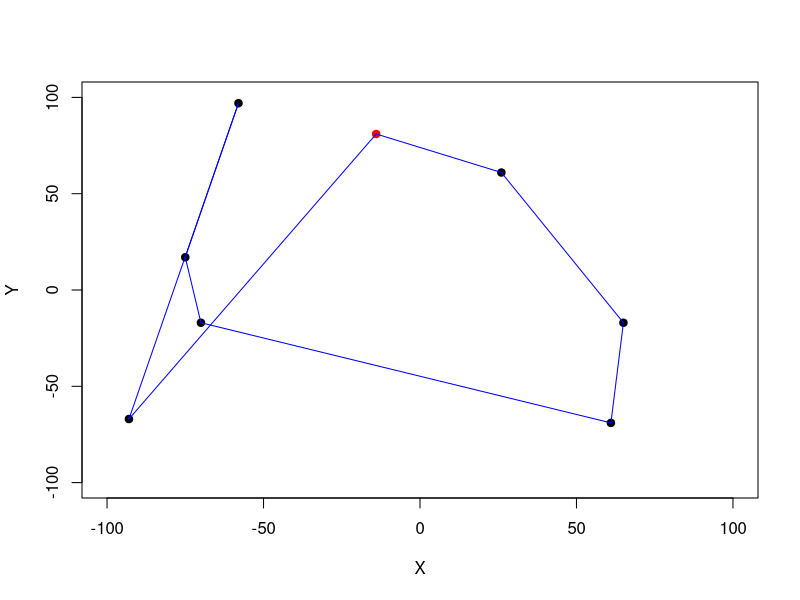
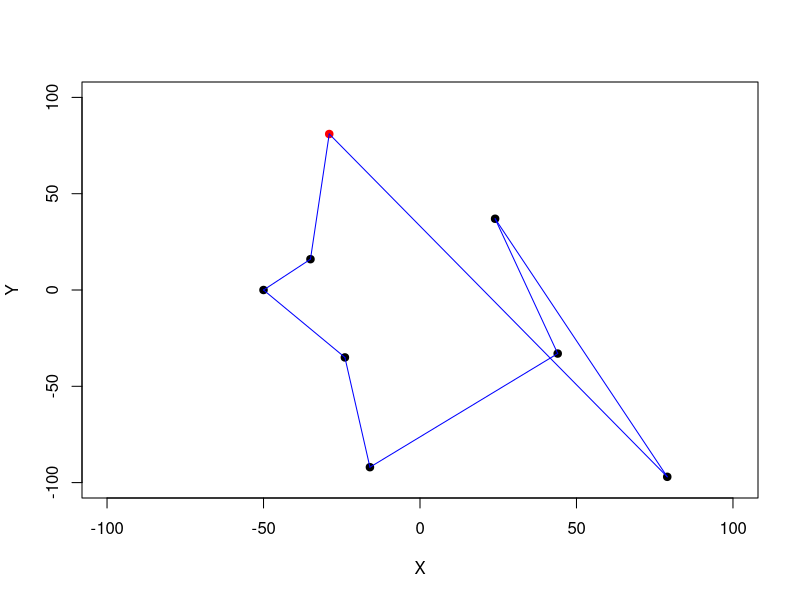
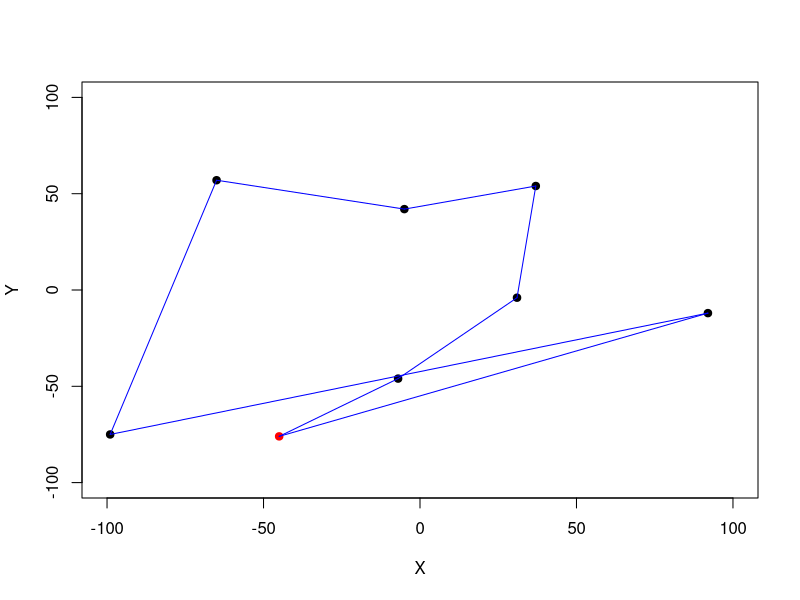
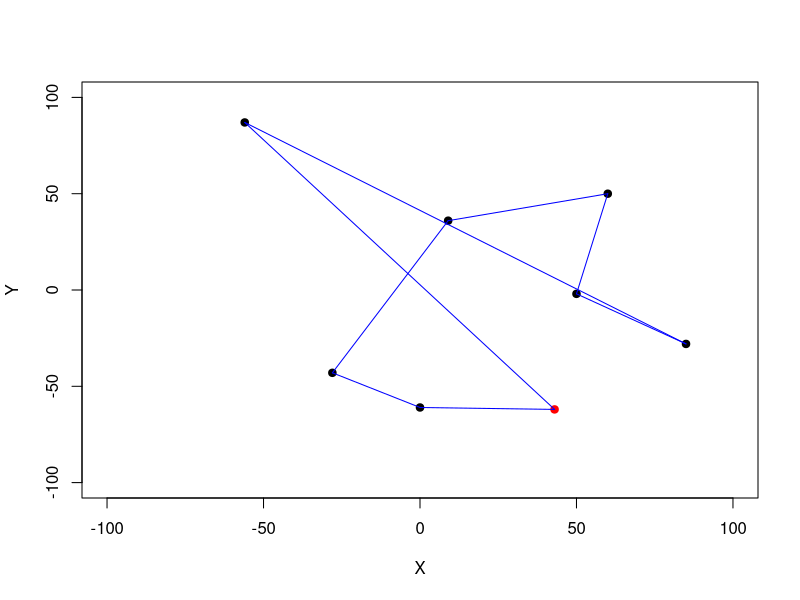

Here is the R script that generated these plots, in order: (Note: a time limit stopped this script after it produced the figures.)
library(gtools)

# 場所の最小値と最大値
MIN_Y = -100
MAX_Y = 100
MIN_X = -100
MAX_X = 100


# 総移動距離を計算する
# input: route: 順番
#        dist_matrix: 距離行列
# return: total_dist: 総移動距離
get_total_dist <- function(route, dist_matrix){
    total_dist <- 0.0
    n <- length(route)
    for(i in 1:(n-1)){
        total_dist <- total_dist + dist_matrix[route[i], route[i + 1]]
    }
    return(total_dist)
}


# 巡回セールスマン問題の「厳密」解を求める
# input: dist_matrix: 距離行列
# return: best_route: 巡回する順番
tsp_exact <- function(dist_matrix){
    n <- nrow(dist_matrix)   # 巡回数
    number_list = seq(2, n, 1)   # 1は最初と最後で決まっているので
    all_combination <- permutations(n=n-1, r=n-1, v=number_list)   # ライブラリで全組合せを列挙する
    best_total_dist <- 1e10
    best_route <- c()
    for(i in 1:nrow(all_combination)){
        route <- c(1, all_combination[i, ], 1)   # 最初と最後にスタート地点を入れておく
        total_dist <- get_total_dist(route, dist_matrix)
        if(best_total_dist > total_dist){
            best_total_dist <- total_dist
            best_route <- route
        }
    }

    return(best_route)
}


# 巡回セールスマン問題の「近似」解を求める
# input: dist_matrix: 距離行列
# return: best_route: 巡回する順番
tsp_approximate <- function(dist_matrix){
    n <- nrow(dist_matrix)   # 巡回数
    pos <- 1   # 今の場所
    visit_list <- c()   # 巡回したindexを入れておく
    while(length(visit_list) != n){
        best_index <- -1   # posから最も近い場所のindex
        best_dist <- 1e10   # posとの最短距離
        for(i in 1:n){
            # 最後以外でスタート地点に戻ることは許されない
            if(i == 1 && length(visit_list) != n - 1){
                next
            }

            # 既に訪れたなら無視する
            else if(i %in% visit_list){
                next
            }

            # 最短となるindexを計算
            else if(best_dist > dist_matrix[pos, i]){
                best_dist <- dist_matrix[pos, i]
                best_index <- i 
            }
        }

        # 状態を更新
        visit_list <- c(visit_list, best_index)
        pos <- best_index
    }

    best_route <- c(1, visit_list)   
    return(best_route)
}


# 乱数を生成する
# input: n: 場所数
# return: place_list: 場所のリスト
make_random_place_list <- function(n){
    ret = matrix(data=0, nrow=n, ncol=2)

    # 同じ地点が出てくる可能性もあるが、可能性は十分小さいので無視する
    for(i in 1:n){
        ret[i,1] <- sample(MIN_X:MAX_X, 1)
        ret[i,2] <- sample(MIN_Y:MAX_Y, 1)
    }
    return(ret)
}


# 距離行列を作る
# input: place_list: 場所のリスト
# return: matrix: 距離行列
make_dist_matrix <- function(place_list){
    n = nrow(place_list)
    ret = matrix(data=0, nrow=n, ncol=n)
    for(i in 1:n){
        for(j in 1:n){
            ret[i, j] <- sqrt((place_list[i, 1] - place_list[j, 1]) ^ 2 + (place_list[i, 2] - place_list[j, 2]) ^ 2)
        }
    }
    return(ret)
}


# 結果を可視化
# input: 
# return: 
visualize <- function(place_list, exact_route, approximate_route, episode, ratio){
    # 保存
    name <- paste0("fig/fig_", episode, "_ratio=", ratio, ".png")
    png(name)

    # 初期化
    plot(1, type = "n", xlim = c(MIN_X, MAX_X), ylim = c(MIN_Y, MAX_Y), xlab = "X", ylab = "Y")

    # 点を全て表示
    points(place_list[1, 1], place_list[1, 2], pch=19, col="red")   # スタート地点のみ違う色でポイントを打つ
    for(i in 2:nrow(place_list)){
        points(place_list[i, 1], place_list[i, 2], pch=19, col="black")
    }

    # 線で結ぶ
    for(i in 1:(length(exact_route)-1)){
        # lines(rbind(place_list[exact_route[i], ], place_list[exact_route[i+1], ]), col="red")   # 線が重なると見えなくなるので、消す
        lines(rbind(place_list[approximate_route[i], ], place_list[approximate_route[i+1], ]), col="blue")
    }

    dev.off()
}


# main ==========================================================================================

# パラメータの宣言
MAX_EPISODE <- 1000
N <- 8   # 巡回する数
set.seed(20230727)   # 再現性を確保するため乱数のシードを固定する

# 結果を格納するlistの宣言
exact_list <- c()   # 厳密解
approximate_list <- c()   # 近似解
approximate_ratio_list <- c()   # 近似率

# モンテカルロ
for(episode in 1:MAX_EPISODE){
    print(episode)

    # 場所をランダムに決定
    place_list <- make_random_place_list(N) 

    # 距離行列作成
    dist_matrix <- make_dist_matrix(place_list)

    # TSPを解き、結果を保存
    exact_route <- tsp_exact(dist_matrix)
    exact_score <- get_total_dist(exact_route, dist_matrix)
    approximate_route <- tsp_approximate(dist_matrix)
    approximate_score <- get_total_dist(approximate_route, dist_matrix)
    exact_list <- c(exact_list, exact_score)
    approximate_list <- c(approximate_list, approximate_score)
    approximate_ratio <- approximate_score / exact_score
    approximate_ratio_list <- c(approximate_ratio_list, approximate_ratio)

    # 近似比が大きかったものについて、結果を可視化する
    if(approximate_ratio > 1.35){
        visualize(place_list, exact_route, approximate_route, episode, approximate_ratio)
    }
}

# 確認用に結果を出力しておく
if(FALSE){
    print(length(exact_list))
    print(exact_list)
    cat("\n")
    print(length(approximate_list))
    print(approximate_list)
    cat("\n")
    print(length(approximate_ratio_list))
    print(approximate_ratio_list)
}

# 近似率の統計量
print(summary(approximate_ratio_list))

# 結果を可視化する
png("fig/hist.png")
plot(1)
hist(approximate_ratio_list, 
     xlab="approximate ratio", 
     ylab="frequency", 
     col="blue",
     breaks=seq(1.0, 2.0, 0.05))
# dev.off()
